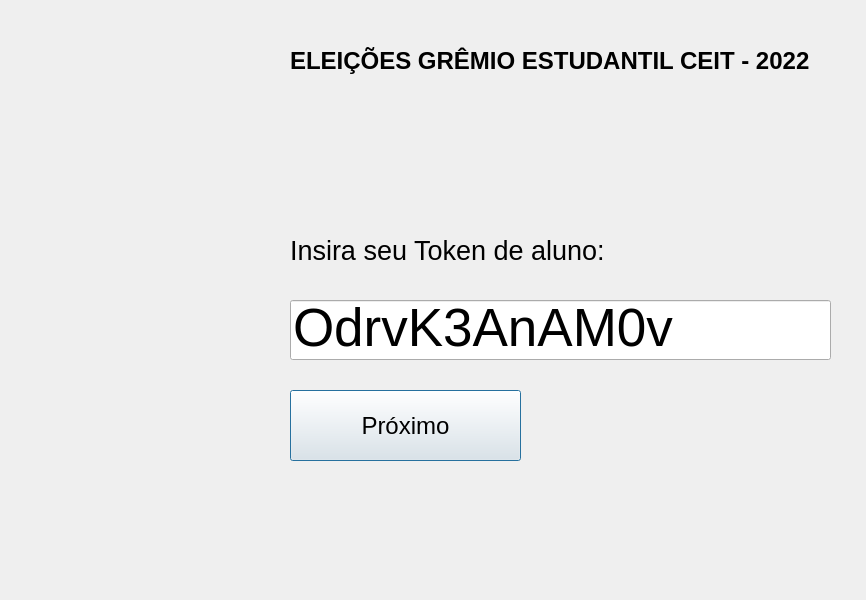
<?xml version="1.0" encoding="UTF-8"?>
<ui version="4.0">
 <class>Dialog</class>
 <widget class="QDialog" name="Dialog">
  <property name="geometry">
   <rect>
    <x>0</x>
    <y>0</y>
    <width>866</width>
    <height>600</height>
   </rect>
  </property>
  <property name="font">
   <font>
    <pointsize>8</pointsize>
   </font>
  </property>
  <property name="windowTitle">
   <string>URNA CEIT</string>
  </property>
  <property name="windowIcon">
   <iconset>
    <normaloff>Logo CEIT.png</normaloff>Logo CEIT.png</iconset>
  </property>
  <widget class="QLabel" name="titulo">
   <property name="geometry">
    <rect>
     <x>290</x>
     <y>30</y>
     <width>541</width>
     <height>61</height>
    </rect>
   </property>
   <property name="font">
    <font>
     <pointsize>18</pointsize>
     <weight>75</weight>
     <bold>true</bold>
    </font>
   </property>
   <property name="text">
    <string>ELEIÇÕES GRÊMIO ESTUDANTIL CEIT - 2022</string>
   </property>
  </widget>
  <widget class="QLabel" name="label">
   <property name="geometry">
    <rect>
     <x>290</x>
     <y>220</y>
     <width>541</width>
     <height>61</height>
    </rect>
   </property>
   <property name="font">
    <font>
     <pointsize>20</pointsize>
     <weight>50</weight>
     <italic>false</italic>
     <bold>false</bold>
    </font>
   </property>
   <property name="text">
    <string>Insira seu Token de aluno:</string>
   </property>
  </widget>
  <widget class="QLineEdit" name="input">
   <property name="geometry">
    <rect>
     <x>290</x>
     <y>300</y>
     <width>541</width>
     <height>60</height>
    </rect>
   </property>
   <property name="font">
    <font>
     <pointsize>40</pointsize>
    </font>
   </property>
   <property name="text">
    <string>OdrvK3AnAM0v</string>
   </property>
   <property name="maxLength">
    <number>12</number>
   </property>
   <property name="alignment">
    <set>Qt::AlignBottom|Qt::AlignLeading|Qt::AlignLeft</set>
   </property>
  </widget>
  <widget class="QPushButton" name="btn">
   <property name="geometry">
    <rect>
     <x>290</x>
     <y>390</y>
     <width>231</width>
     <height>71</height>
    </rect>
   </property>
   <property name="font">
    <font>
     <pointsize>18</pointsize>
    </font>
   </property>
   <property name="text">
    <string>Próximo</string>
   </property>
  </widget>
  <widget class="QLabel" name="logo">
   <property name="geometry">
    <rect>
     <x>10</x>
     <y>0</y>
     <width>230</width>
     <height>230</height>
    </rect>
   </property>
   <property name="text">
    <string/>
   </property>
   <property name="pixmap">
    <pixmap>Logo CEIT.png</pixmap>
   </property>
   <property name="scaledContents">
    <bool>true</bool>
   </property>
  </widget>
 </widget>
 <resources/>
 <connections/>
</ui>
